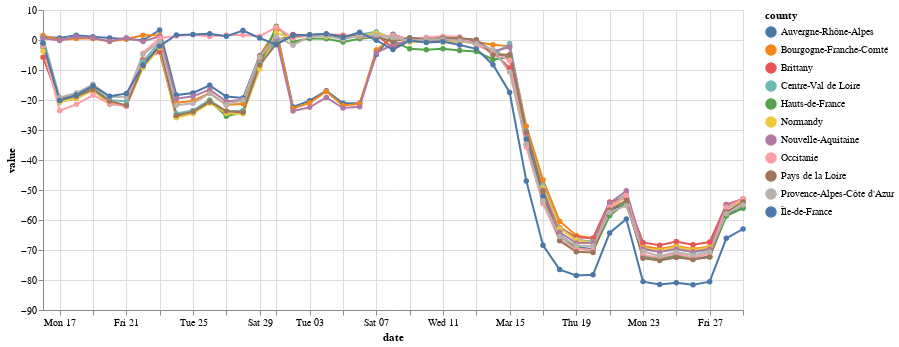

This figure's notebook cell:
### Code cell
(alt.Chart(subset.reset_index())
 .mark_line(point=True)
 .encode(x='date', y='value', color='county', tooltip=['county', 'date', 'value'])
 .properties(width=700)
)

### Figure 1 — Vega-Lite specification as saved in the notebook (floating-point values rounded to 4 significant figures; data arrays with more than 128 entries replaced by an {"elided": "..."} marker saying what was removed)
{"config": {"view": {"continuousWidth": 400, "continuousHeight": 300}}, "data": {"name": "data-53306fa2940a05f07aba456042c7f391"}, "mark": {"type": "line", "point": true}, "encoding": {"color": {"type": "nominal", "field": "county"}, "tooltip": [{"type": "nominal", "field": "county"}, {"type": "temporal", "field": "date"}, {"type": "quantitative", "field": "value"}], "x": {"type": "temporal", "field": "date"}, "y": {"type": "quantitative", "field": "value"}}, "width": 700, "$schema": "https://vega.github.io/schema/vega-lite/v4.8.1.json", "datasets": {"data-53306fa2940a05f07aba456042c7f391": {"elided": "473 records"}}}
